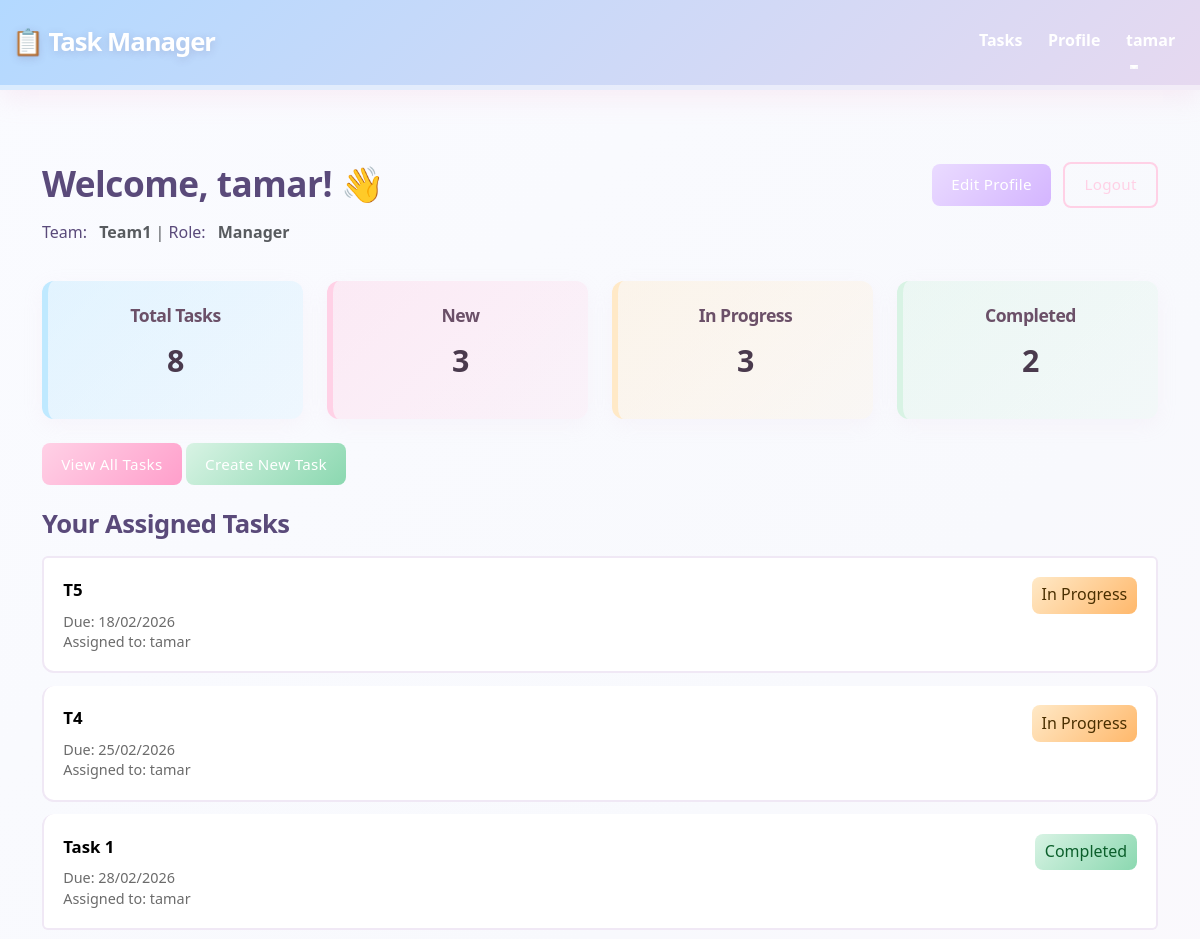
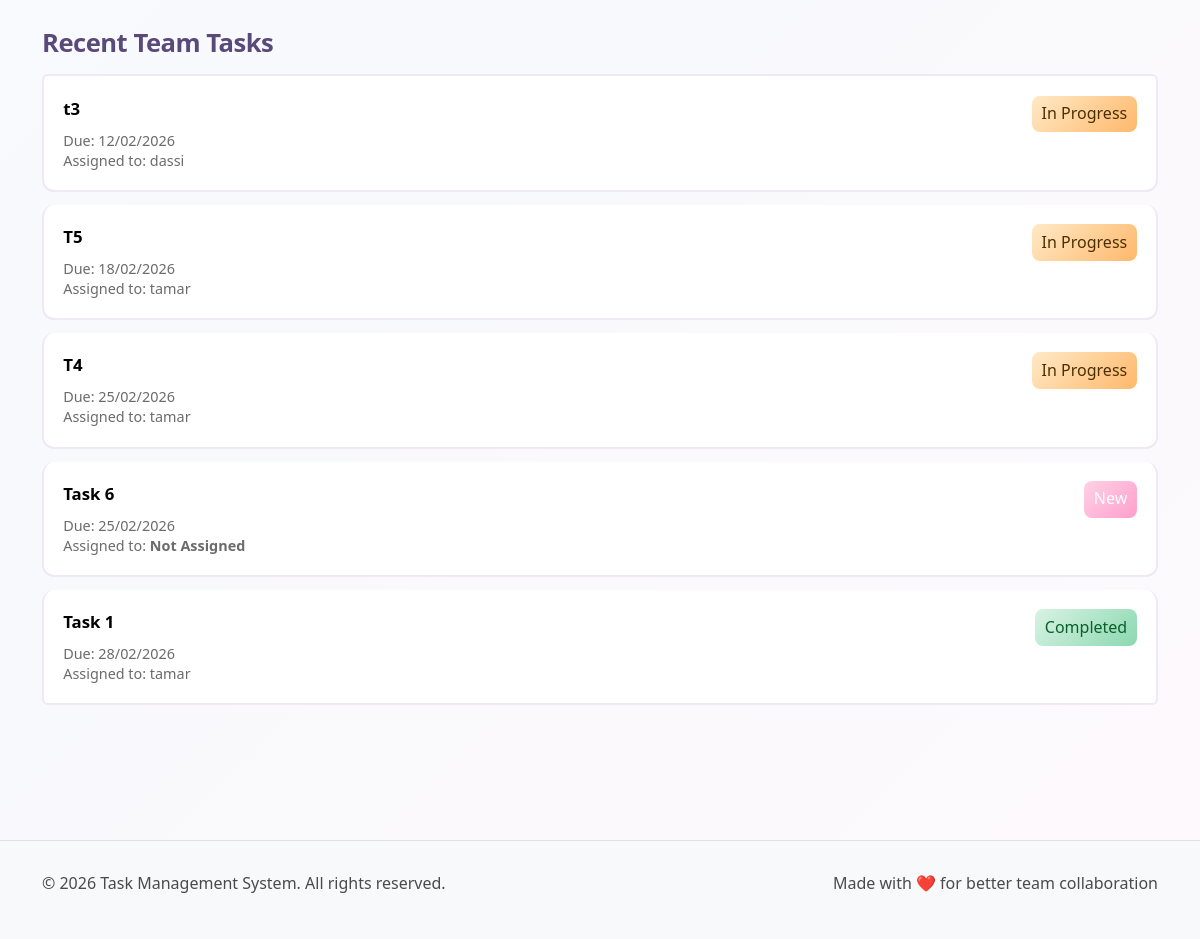
The app's page / (signed in) with its own data (2 pictures, top to bottom).
### App1/models.py (models this page shows, shortened)
class CustomUser(AbstractUser):
    ROLE_CHOICES = [
        ('Manager', 'Manager'),
        ('Employee', 'Employee'),
    ]
    team = models.ForeignKey(Team, on_delete=models.SET_NULL, null=True, blank=True, related_name='members')
    role = models.CharField(max_length=10, choices=ROLE_CHOICES, default='Employee')

class Team(models.Model):
    name = models.CharField(max_length=100, unique=True)
    class Meta:
        verbose_name = "Team"
        verbose_name_plural = "Teams"

class Task(models.Model):
    STATUS_CHOICES = [
        ('New', 'New'),
        ('In Progress', 'In Progress'),
        ('Completed', 'Completed'),
    ]
    title = models.CharField(max_length=200)
    description = models.TextField()
    due_date = models.DateField()
    status = models.CharField(max_length=20, choices=STATUS_CHOICES, default='New')
    team = models.ForeignKey(Team, on_delete=models.CASCADE, related_name='tasks')
    assigned_to = models.ForeignKey(CustomUser, on_delete=models.SET_NULL, null=True, blank=True, related_name='assigned_tasks')
    class Meta:
        verbose_name = "Task"
        verbose_name_plural = "Tasks"
        ordering = ['due_date'] #חוסך מיון לפי תאריך

### App1/views.py (the view)
# urls.py: path('', views.home, name='home'),
def home(request):
    if request.user.is_authenticated:
        user = request.user
        team = user.team
        if team:
            all_tasks = Task.objects.filter(team=team).order_by('due_date')
            assigned_tasks = all_tasks.filter(assigned_to=user)
            task_stats = {
                'total': all_tasks.count(),
                'new': all_tasks.filter(status='New').count(),
                'in_progress': all_tasks.filter(status='In Progress').count(),
                'completed': all_tasks.filter(status='Completed').count(),
            }
        else:
            all_tasks = Task.objects.none()
            assigned_tasks = Task.objects.none()
            task_stats = {'total': 0, 'new': 0, 'in_progress': 0, 'completed': 0}
        context = {
            'user': user,
            'team': team,
            'recent_tasks': all_tasks[:5],
            'assigned_tasks': assigned_tasks,
            'task_stats': task_stats,
        }
        return render(request, 'home.html', context)
    return render(request, 'home.html')

### App1/templates/home.html (shortened to what this page needs)
{% extends 'base.html' %}
{% load static %}
{% block content %}
<div class="container py-5">
    {% if user.is_authenticated %}
        <div class="row mb-4" style="animation: slideInLeft 0.6s ease-out;">
            <div class="col-md-8">
                <h1>Welcome, {{ user.username }}! 👋</h1>
                {% if user.team %}
                    <p class="text-muted"><span class="detail-label-inline">Team:</span> <strong>{{ user.team.name }}</strong> | <span class="detail-label-inline">Role:</span> <strong>{{ user.get_role_display }}</strong></p>
                {% else %}
                    <p class="alert alert-warning">Please complete your profile to get started.</p>
                {% endif %}
            </div>
            <div class="col-md-4 text-end">
                <a href="{% url 'edit_profile' %}" class="btn btn-purple me-2">Edit Profile</a>
                <a href="{% url 'logout' %}" class="btn btn-outline-danger">Logout</a>
            </div>
        </div>
        {% if user.team %}
            <div class="row mb-4">
                <div class="col-md-3">
                    <div class="card text-center summary-card summary-total">
                        <div class="card-body">
                            <h5 class="card-title summary-title">Total Tasks</h5>
                            <h2 class="summary-value">{{ task_stats.total }}</h2>
                        </div>
                    </div>
                </div>
                <div class="col-md-3">
                    <div class="card text-center summary-card summary-new">
                        <div class="card-body">
                            <h5 class="card-title summary-title">New</h5>
                            <h2 class="summary-value">{{ task_stats.new }}</h2>
                        </div>
                    </div>
                </div>
                <div class="col-md-3">
                    <div class="card text-center summary-card summary-progress">
                        <div class="card-body">
                            <h5 class="card-title summary-title">In Progress</h5>
                            <h2 class="summary-value">{{ task_stats.in_progress }}</h2>
                        </div>
                    </div>
                </div>
                <div class="col-md-3">
                    <div class="card text-center summary-card summary-completed">
                        <div class="card-body">
                            <h5 class="card-title summary-title">Completed</h5>
                            <h2 class="summary-value">{{ task_stats.completed }}</h2>
                        </div>
                    </div>
                </div>
            </div>
            <div class="row mb-4">
                <div class="col-md-12">
                    <a href="{% url 'task_list' %}" class="btn btn-primary">View All Tasks</a>
                    {% if user.role == 'Manager' %}
                        <a href="{% url 'create_task' %}" class="btn btn-success">Create New Task</a>
                    {% endif %}
                </div>
            </div>
            {% if assigned_tasks %}
                <div class="row mb-4">
                    <div class="col-md-12">
                        <h3>Your Assigned Tasks</h3>
                        <div class="list-group">
                            {% for task in assigned_tasks|slice:":5" %}
                                <a href="{% url 'task_detail' task.id %}" class="list-group-item list-group-item-action">
                                    <div class="task-item-home">
                                        <div class="task-item-home-left">
                                            <span class="task-title">{{ task.title }}</span>
                                            <div class="task-meta">
                                                Due: {{ task.due_date|date:"d/m/Y" }}<br/>
                                                Assigned to: {% if task.assigned_to %}{{ task.assigned_to.username }}{% else %}<strong>Not Assigned</strong>{% endif %}
                                            </div>
                                        </div>
                                        <div class="task-item-home-right">
                                            {% if task.status == 'New' %}
                                                <span class="status-new">{{ task.status }}</span>
                                            {% elif task.status == 'In Progress' %}
                                                <span class="status-inprogress">{{ task.status }}</span>
                                            {% else %}
                                                <span class="status-completed">{{ task.status }}</span>
                                            {% endif %}
                                        </div>
                                    </div>
                                </a>
                            {% endfor %}
                        </div>
                    </div>
                </div>
            {% endif %}
            {% if recent_tasks %}
                <div class="row">
                    <div class="col-md-12">
                        <h3>Recent Team Tasks</h3>
                        <div class="list-group">
                            {% for task in recent_tasks %}
                                <a href="{% url 'task_detail' task.id %}" class="list-group-item list-group-item-action">
                                    <div class="task-item-home">
                                        <div class="task-item-home-left">
                                            <span class="task-title">{{ task.title }}</span>
                                            <div class="task-meta">
                                                Due: {{ task.due_date|date:"d/m/Y" }}<br/>
                                                Assigned to: {% if task.assigned_to %}{{ task.assigned_to.username }}{% else %}<strong>Not Assigned</strong>{% endif %}
                                            </div>
                                        </div>
                                        <div class="task-item-home-right">
                                            {% if task.status == 'New' %}
                                                <span class="status-new">{{ task.status }}</span>
                                            {% elif task.status == 'In Progress' %}
                                                <span class="status-inprogress">{{ task.status }}</span>
                                            {% else %}
                                                <span class="status-completed">{{ task.status }}</span>
                                            {% endif %}
                                        </div>
                                    </div>
                                </a>
                            {% endfor %}
                        </div>
                    </div>
                </div>
            {% endif %}
        {% endif %}
    {% endif %}
</div>
{% endblock %}

### App1/templates/base.html (shortened to what this page needs)
{% load static %}
<!DOCTYPE html>
<html lang="en">
<head>
    <link href="https://cdn.jsdelivr.net/npm/bootstrap@5.3.0/dist/css/bootstrap.min.css" rel="stylesheet">
    <link href="{% static 'css/style.css' %}" rel="stylesheet">
</head>
<body>
    <nav class="navbar navbar-expand-lg navbar-dark bg-primary">
        <div class="container-fluid">
            <a class="navbar-brand" href="{% url 'home' %}">📋 Task Manager</a>
            <div class="collapse navbar-collapse" id="navbarNav">
                <ul class="navbar-nav ms-auto">
                    {% if user.is_authenticated %}
                        <li class="nav-item">
                            <a class="nav-link" href="{% url 'task_list' %}">Tasks</a>
                        </li>
                        <li class="nav-item">
                            <a class="nav-link" href="{% url 'profile_detail' %}">Profile</a>
                        </li>
                        <li class="nav-item dropdown">
                            <a class="nav-link dropdown-toggle" href="#" id="userDropdown" role="button" data-bs-toggle="dropdown">
                                {{ user.username }}
                            </a>
                        </li>
                    {% endif %}
                </ul>
            </div>
        </div>
    </nav>
    <main class="py-4">
        {% block content %}{% endblock %}
    </main>
    <footer>
        <div class="container">
            <div class="row">
                <div class="col-md-6">
                    <p>&copy; 2026 Task Management System. All rights reserved.</p>
                </div>
                <div class="col-md-6 text-end">
                    <p>Made with ❤️ for better team collaboration</p>
                </div>
            </div>
        </div>
    </footer>
</body>
</html>

### App1/templates/base.html (style rules this page uses)
.btn { border-radius: 0.5rem; font-weight: 500; }
footer { background-color: #f8f9fa; border-top: 1px solid #e0e0e0; margin-top: 50px; padding: 30px 0; }

### records on screen
CustomUser: username "tamar", team.name "Team1", role "Manager"
Task: title "T5", due_date "18/02/2026", assigned_to.username "tamar", status "In Progress"
Task: title "T4", due_date "25/02/2026", assigned_to.username "tamar", status "In Progress"
Task: title "Task 1", due_date "28/02/2026", assigned_to.username "tamar", status "Completed"
Task: title "t3", due_date "12/02/2026", assigned_to.username "dassi", status "In Progress"
Task: title "Task 6", due_date "25/02/2026", shows "Not Assigned", status "New"

### other values on screen
{{ task_stats.total }} "8"
{{ task_stats.new }} "3"
{{ task_stats.in_progress }} "3"
{{ task_stats.completed }} "2"
